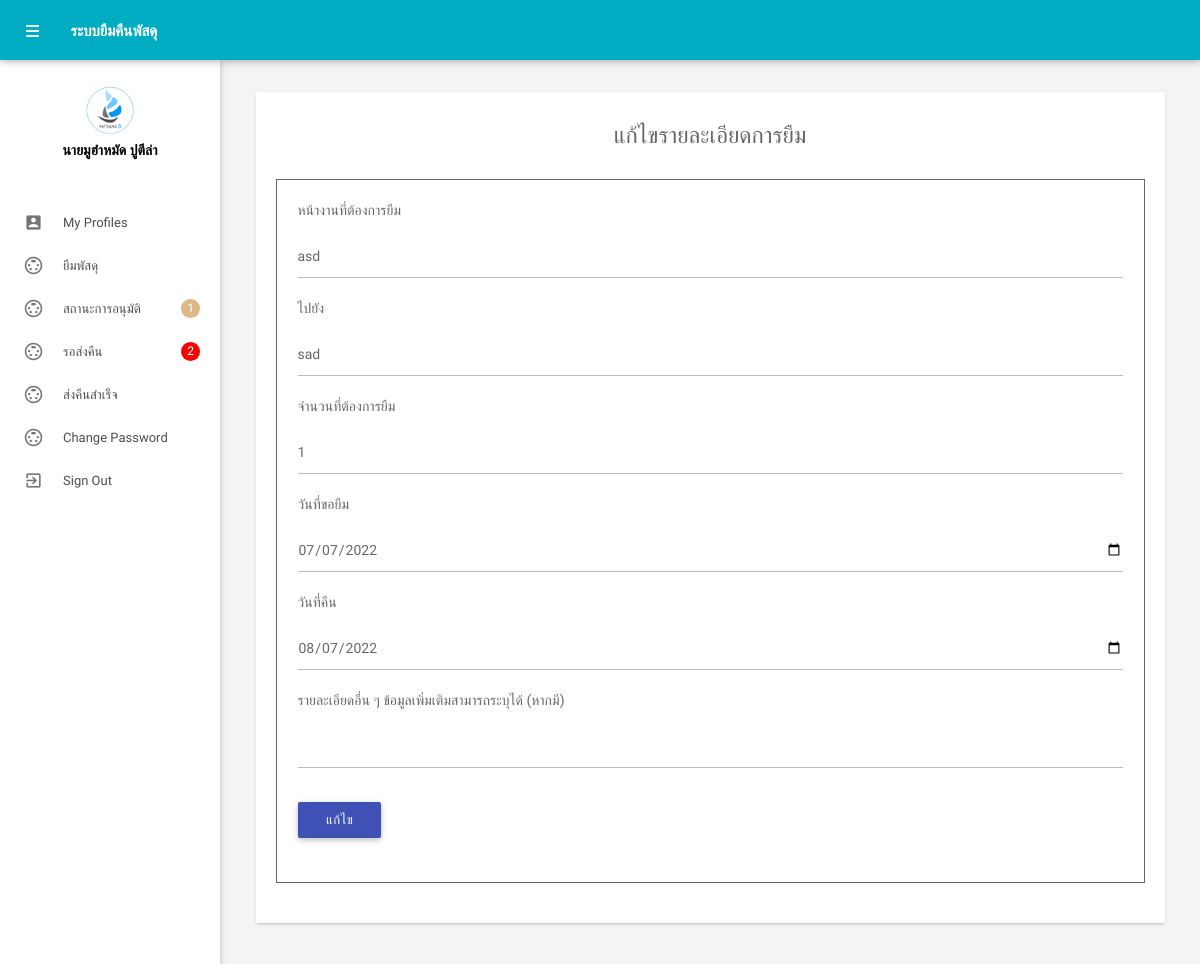
The app's page /edithistory.php?id=52 (signed in) with its own data.
### tables this page shows
CREATE TABLE `tblemployees` (
  `id` int(11) NOT NULL,
  `FirstName` varchar(150) NOT NULL,
  `LastName` varchar(150) NOT NULL,
  `EmailId` varchar(200) NOT NULL,
  `Password` varchar(180) NOT NULL,
  `Gender` varchar(100) NOT NULL,
  `Address` varchar(255) NOT NULL,
  `Phonenumber` char(11) NOT NULL,
  `RegDate` timestamp NOT NULL DEFAULT current_timestamp()
);

CREATE TABLE `tbborrow` (
  `BorrowId` int(11) NOT NULL,
  `Work1` varchar(150) NOT NULL,
  `Work2` varchar(150) NOT NULL,
  `BorrowAmount` int(4) NOT NULL,
  `BorrowRequest` date NOT NULL,
  `BorrowReturn` date NOT NULL,
  `Other` varchar(150) NOT NULL,
  `StatusBorrow` int(2) NOT NULL,
  `id` int(11) NOT NULL,
  `TypePercelIdAuto` int(8) NOT NULL,
  `TimeRequest` timestamp NOT NULL DEFAULT current_timestamp() ON UPDATE current_timestamp(),
  `NoteBorrow` varchar(150) NOT NULL,
  `refuseAmount` int(4) NOT NULL
);

### edithistory.php (the view, shortened to what this page needs)
<?php
include('includes/config.php');
$id = $_GET['id'];
$sql = " SELECT a.BorrowId,a.Work1,a.Work2,a.BorrowAmount,a.BorrowRequest
,a.BorrowReturn,a.Other,b.StatusBorrowName,c.TypePercelId,c.typePercelAmount
, c.TypePercelName,d.PercelName FROM tbborrow as a
INNER JOIN tbstatusborrow as b ON a.StatusBorrow = b.StatusBorrow
INNER JOIN tbtypepercel as c ON a.TypePercelIdAuto = c.TypePercelIdAuto
INNER JOIN tbpercel as d ON d.PercelIdAuto = c.PercelIdAuto
WHERE BorrowId=:id;";
$query = $dbh->prepare($sql);
$query->bindParam(':id', $id);
$query->execute();
$resultEdit = $query->fetch(PDO::FETCH_ASSOC);
?>
<!DOCTYPE html>
<html lang="en">
<head>
    <link type="text/css" rel="stylesheet" href="assets/plugins/materialize/css/materialize.min.css" />
    <link href="assets/plugins/material-preloader/css/materialPreloader.min.css" rel="stylesheet">
    <link href="assets/css/alpha.min.css" rel="stylesheet" type="text/css" />
    <link href="assets/css/custom.css" rel="stylesheet" type="text/css" />
    <link href="assets/plugins/datatables/css/jquery.dataTables.min.css" rel="stylesheet">
</head>
<body>
    <?php include('includes/header.php'); ?>
    <?php include('includes/sidebar.php'); ?>
    <main class="mn-inner">
        <div class="row">
            <div class="col s12 m12 l12">
                <div class="card">
                    <div class="card-content">
                        <h5 style="text-align:center;">แก้ไขรายละเอียดการยืม</h5>
                        <br>
                        <div class="row" style="border:solid; border-width:1.5px;">
                            <form class="col s12 m12 l12" style="margin-top:20px;" name="chngpwd" method="post">
                                <div class="row">
                                    <div class="col l12 s12 m12">
                                        หน้างานที่ต้องการยืม
                                    </div>
                                    <div class="input-field col l12 s12 m12">
                                        <input id="Work1" value="<?php echo $resultEdit['Work1']; ?>" type="text" class="validate" autocomplete="off" name="Work1" required>
                                    </div>
                                    <div class="col l12 s12 m12">
                                        ไปยัง
                                    </div>
                                    <div class="input-field col l12 s12 m12">
                                        <input id="Work2" type="text" value="<?php echo $resultEdit['Work2']; ?>" class="validate" autocomplete="off" name="Work2" required>
                                    </div>
                                    <div class="col l12 s12 m12">
                                        จำนวนที่ต้องการยืม
                                    </div>
                                    <div class="input-field col l12 s12 m12">
                                        <input id="BorrowAmount" type="number" value="<?php echo $resultEdit['BorrowAmount']; ?>" class="validate" autocomplete="off" name="BorrowAmount" required>
                                    </div>
                                    <div class="col l12 s12 m12">
                                        วันที่ขอยืม
                                    </div>
                                    <div class="input-field col l12 s12 m12">
                                        <input id="BorrowRequest" type="date" value="<?php echo $resultEdit['BorrowRequest']; ?>" class="validate" autocomplete="off" name="BorrowRequest" required>
                                    </div>
                                    <div class="col l12 s12 m12">
                                        วันที่คืน
                                    </div>
                                    <div class="input-field col l12 s12 m12">
                                        <input id="BorrowReturn" type="date" value="<?php echo $resultEdit['BorrowReturn']; ?>" class="validate" autocomplete="off" name="BorrowReturn" required>
                                    </div>
                                    <div class="col l12 s12 m12">
                                        รายละเอียดอื่น ๆ ข้อมูลเพิ่มเติมสามารถระบุได้ (หากมี)
                                    </div>
                                    <div class="input-field col l12 s12 m12">
                                        <input id="Other" type="text" class="validate" value="<?php echo $resultEdit['Other']; ?>" autocomplete="off" name="Other" required>
                                    </div>
                                    <div class="input-field col s12">
                                        <button type="submit" name="add" class="waves-effect waves-light btn indigo m-b-xs">แก้ไข</button>
                                    </div>
                                </div>
                            </form>
                        </div>
                    </div>
                </div>
            </div>
        </div>
    </main>
    </div>
    <div class="left-sidebar-hover"></div>
</body>
</html>

### includes/sidebar.php (shortened to what this page needs)
<aside id="slide-out" class="side-nav white fixed">
    <div class="side-nav-wrapper">
        <div class="center">
            <div class="sidebar-profile">
                <div class="sidebar-profile-image">
                    <img src="assets/images/icon-company.jpg" class="circle" alt="">
                </div>
                <div class="sidebar-profile-info">
                    <?php
                       $eid = $_SESSION['eid'];
                       $sql = "SELECT FirstName,LastName from  tblemployees where id=:eid";
                       $query = $dbh->prepare($sql);
                       $query->bindParam(':eid', $eid, PDO::PARAM_STR);
                       $query->execute();
                       $results = $query->fetchAll(PDO::FETCH_OBJ);
                       if ($query->rowCount() > 0) {
                           foreach ($results as $result) {               ?>
                            <p><?php echo htmlentities($result->FirstName . " " . $result->LastName); ?></p>
                    <?php }
                       } ?>
                </div>
            </div>
        </div>
        <ul class="sidebar-menu collapsible collapsible-accordion" data-collapsible="accordion">
            <li class="no-padding"><a class="waves-effect waves-grey" href="myprofile.php"><i class="material-icons">account_box</i>My Profiles</a></li>
            <li class="no-padding"><a class="waves-effect waves-grey" href="listpercel.php"><i class="material-icons">settings_input_svideo</i>ยืมพัสดุ</a></li>
            <li class="no-padding"><a class="waves-effect waves-grey" href="listhistory.php"><i class="material-icons">settings_input_svideo</i>สถานะการอนุมัติ
            <?php
                       $id=$_SESSION['eid'];
                       $sqlCount2 = "SELECT COUNT(StatusBorrow) as StatusBorrow FROM tbborrow WHERE StatusBorrow = 1 AND BorrowAmount > 0 AND id=:id";
                       $queryCount2 = $dbh->prepare($sqlCount2);
                       $queryCount2->bindParam(':id', $id);
                       $queryCount2->execute();
                       $resultsCount2 = $queryCount2->fetch(PDO::FETCH_ASSOC);
                       if ($resultsCount2['StatusBorrow'] > 0) { ?>
                        <span style="border-radius: 50%; background-color:burlywood; color:white;" class="badge"><?php echo $resultsCount2['StatusBorrow']; ?></span>
                    <?php }
                       ?>
           </a></li>
            <li class="no-padding"><a class="waves-effect waves-grey" href="returnpercel.php"><i class="material-icons">settings_input_svideo</i>รอส่งคืน
                    <?php
                       $sqlCount1 = "SELECT COUNT(StatusBorrow) as StatusBorrow FROM tbborrow WHERE StatusBorrow = 2 AND BorrowAmount > 0 AND id=:id";
                       $queryCount1 = $dbh->prepare($sqlCount1);
                       $queryCount1->bindParam(':id', $id);
                       $queryCount1->execute();
                       $resultsCount1 = $queryCount1->fetch(PDO::FETCH_ASSOC);
                       if ($resultsCount1['StatusBorrow'] > 0) { ?>
                        <span style="border-radius: 50%; background-color:red; color:white;" class="badge"><?php echo $resultsCount1['StatusBorrow']; ?></span>
                    <?php }
                       ?>
                </a></li>
            <li class="no-padding"><a class="waves-effect waves-grey" href="returnpercellsuccess.php"><i class="material-icons">settings_input_svideo</i>ส่งคืนสำเร็จ</a></li>
            <li class="no-padding"><a class="waves-effect waves-grey" href="emp-changepassword.php"><i class="material-icons">settings_input_svideo</i>Change Password</a></li>
            <li class="no-padding">
                <a class="waves-effect waves-grey" onclick="return confirm('แน่ใจหรือไหมที่จะออกจากระบบ ?');" href="logout.php"><i class="material-icons">exit_to_app</i>Sign
                    Out</a>
            </li>
        </ul>
    </div>
</aside>

### edithistory.php (style rules this page uses)
body { font-family: 'IBM Plex Sans Thai Looped', sans-serif; }

### records on screen
tblemployees: FirstName+LastName "นายมูฮำหมัด ปูตีล่า"
tbborrow: Work1 "asd", Work2 "sad", BorrowAmount "1", BorrowRequest "07/07/2022", BorrowReturn "08/07/2022"

### other values on screen
$resultsCount2['StatusBorrow'] "1"
$resultsCount1['StatusBorrow'] "2"
